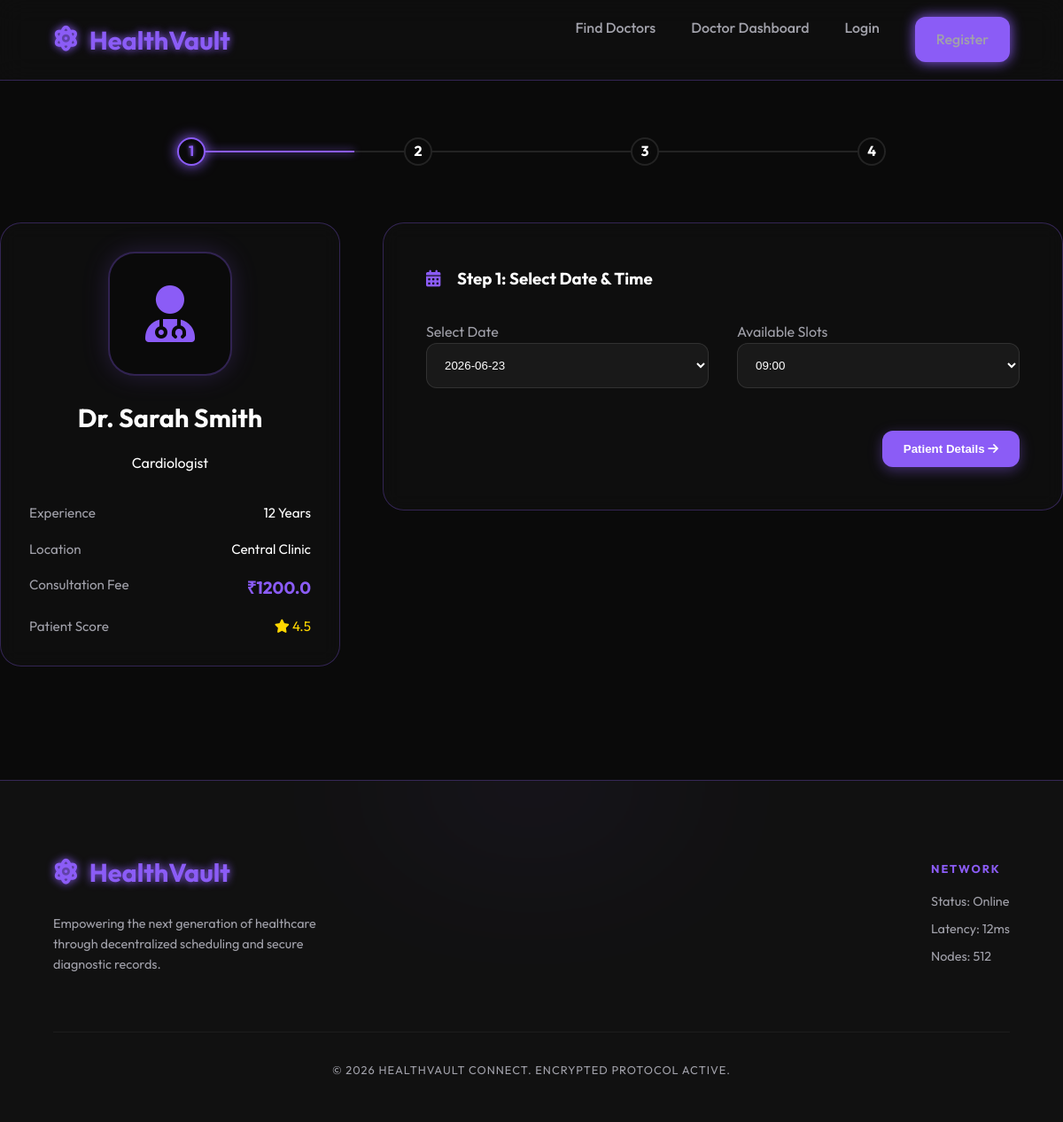
Screenshot of /doctor/1 with the database file from the repository.
### backend/models.py (models this page shows)
class Doctor(db.Model):
    id = db.Column(db.Integer, primary_key=True)
    user_id = db.Column(db.Integer, db.ForeignKey('user.id'), nullable=False)
    name = db.Column(db.String(100), nullable=False)
    specialization = db.Column(db.String(100), nullable=False)
    fee = db.Column(db.Float, nullable=False)
    location = db.Column(db.String(100), nullable=False)
    experience = db.Column(db.Integer, nullable=False)
    rating = db.Column(db.Float, default=4.5)

### backend/app.py (the view)
@app.route('/doctor/<int:doctor_id>')
def doctor_profile(doctor_id):
    doctor = Doctor.query.get_or_404(doctor_id)
    slots = []
    today = datetime.now()
    for i in range(1, 8):
        date_str = (today + timedelta(days=i)).strftime('%Y-%m-%d')
        blocked = [b.time_slot for b in BlockedSlot.query.filter_by(doctor_id=doctor_id, date=date_str).all()]
        booked = [a.time for a in Appointment.query.filter_by(doctor_id=doctor_id, date=date_str, status='Scheduled').all()]
        day_slots = []
        for hour in range(9, 17): # 9 AM to 5 PM
            time_str = f"{hour:02d}:00"
            if time_str not in blocked and time_str not in booked:
                day_slots.append(time_str)
        slots.append({'date': date_str, 'times': day_slots})
    return render_template('doctor_profile.html', doctor=doctor, slots=slots)

### frontend/templates/doctor_profile.html (shortened to what this page needs)
{% extends "layout.html" %}
{% block content %}
<div class="container" style="margin-top: 4rem;">
    <div style="max-width: 800px; margin: 0 auto 4rem; display: flex; justify-content: space-between; position: relative;">
        <div style="position: absolute; top: 15px; left: 0; width: 100%; height: 2px; background: rgba(255,255,255,0.1); z-index: 1;"></div>
        <div id="progress-bar" style="position: absolute; top: 15px; left: 0; width: 25%; height: 2px; background: var(--primary); z-index: 2; transition: width 0.5s ease; box-shadow: 0 0 10px var(--primary);"></div>
        <div class="step-indicator active" data-step="1" style="position: relative; z-index: 3; background: var(--bg-deep); width: 32px; height: 32px; border-radius: 50%; border: 2px solid var(--primary); display: flex; align-items: center; justify-content: center; font-weight: 700;">1</div>
        <div class="step-indicator" data-step="2" style="position: relative; z-index: 3; background: var(--bg-deep); width: 32px; height: 32px; border-radius: 50%; border: 2px solid rgba(255,255,255,0.1); display: flex; align-items: center; justify-content: center; font-weight: 700;">2</div>
        <div class="step-indicator" data-step="3" style="position: relative; z-index: 3; background: var(--bg-deep); width: 32px; height: 32px; border-radius: 50%; border: 2px solid rgba(255,255,255,0.1); display: flex; align-items: center; justify-content: center; font-weight: 700;">3</div>
        <div class="step-indicator" data-step="4" style="position: relative; z-index: 3; background: var(--bg-deep); width: 32px; height: 32px; border-radius: 50%; border: 2px solid rgba(255,255,255,0.1); display: flex; align-items: center; justify-content: center; font-weight: 700;">4</div>
    </div>
    <div class="grid" style="grid-template-columns: 1fr 2fr; gap: 3rem; align-items: start;">
        <div class="card" style="position: sticky; top: 120px;">
            <div style="text-align: center;">
                <div style="width: 140px; height: 140px; background: var(--bg-deep); border-radius: 30px; display: flex; align-items: center; justify-content: center; font-size: 4rem; color: var(--primary); border: 2px solid var(--border-glow); margin: 0 auto 1.5rem; box-shadow: 0 0 30px rgba(139, 92, 246, 0.2);">
                    <i class="fas fa-user-md"></i>
                </div>
                <h2 style="font-size: 1.8rem;">{{ doctor.name }}</h2>
                <p class="tag" style="margin: 1rem 0;">{{ doctor.specialization }}</p>
                <div style="text-align: left; margin-top: 2rem; display: flex; flex-direction: column; gap: 1rem; color: var(--text-dim); font-size: 0.95rem;">
                    <div style="display: flex; justify-content: space-between;"><span>Experience</span><span style="color: #fff;">{{ doctor.experience }} Years</span></div>
                    <div style="display: flex; justify-content: space-between;"><span>Location</span><span style="color: #fff;">{{ doctor.location }}</span></div>
                    <div style="display: flex; justify-content: space-between;"><span>Consultation Fee</span><span style="color: var(--primary); font-weight: 700; font-size: 1.2rem;">₹{{ doctor.fee }}</span></div>
                    <div style="display: flex; justify-content: space-between;"><span>Patient Score</span><span style="color: #FFD700;"><i class="fas fa-star"></i> {{ doctor.rating }}</span></div>
                </div>
            </div>
        </div>
        <div class="card booking-card" style="padding: 3rem;">
            <form action="{{ url_for('book_appointment') }}" method="POST" id="booking-form">
                <div class="wizard-step" id="step-1">
                    <h3 style="margin-bottom: 2rem;"><i class="fas fa-calendar-alt" style="color: var(--primary); margin-right: 15px;"></i> Step 1: Select Date & Time</h3>
                    <div style="display: grid; grid-template-columns: 1fr 1fr; gap: 2rem; margin-bottom: 3rem;">
                        <div class="form-group">
                            <label style="color: var(--text-dim); margin-bottom: 0.8rem;">Select Date</label>
                            <select name="date" class="form-control" id="date-select" required onchange="updateSlots()">
                                {% for day in slots %}
                                <option value="{{ day.date }}">{{ day.date }}</option>
                                {% endfor %}
                            </select>
                        </div>
                        <div class="form-group">
                            <label style="color: var(--text-dim); margin-bottom: 0.8rem;">Available Slots</label>
                            <select name="time" class="form-control" id="time-select" required>
                            </select>
                        </div>
                    </div>
                    <div style="text-align: right;">
                        <button type="button" class="btn btn-primary" onclick="nextStep(2)">Patient Details <i class="fas fa-arrow-right"></i></button>
                    </div>
                </div>
            </form>
        </div>
    </div>
</div>
{% endblock %}

### frontend/static/css/style.css (style rules this page uses)
:root { --bg-deep: #0A0A0A; --bg-card: #111111; --primary: #8B5CF6; --primary-glow: #A855F7; --accent: #C084FC; --text-main: #FFFFFF; --text-dim: #A1A1AA; --glass: rgba(17, 17, 17, 0.7); --border-glow: rgba(139, 92, 246, 0.3); --shadow-purple: 0 0 20px rgba(139, 92, 246, 0.2); --shadow-glow: 0 0 15px rgba(168, 85, 247, 0.4); }
* { margin: 0; padding: 0; box-sizing: border-box; }
body { font-family: 'Outfit', sans-serif; background-color: var(--bg-deep); color: var(--text-main); line-height: 1.6; overflow-x: hidden; }
.btn { padding: 0.8rem 1.5rem; border-radius: 12px; font-weight: 600; cursor: pointer; transition: all 0.3s ease; border: none; text-decoration: none; display: inline-block; }
.btn-primary { background: var(--primary); color: #fff; box-shadow: 0 4px 15px rgba(139, 92, 246, 0.4); }
.card { background: var(--glass); backdrop-filter: blur(10px); border: 1px solid var(--border-glow); border-radius: 24px; padding: 2rem; transition: all 0.4s cubic-bezier(0.175, 0.885, 0.32, 1.275); animation: slideUp 0.6s ease forwards; }
.booking-card { animation: none !important; transform: none !important; overflow: visible !important; }
.grid { display: grid; grid-template-columns: repeat(auto-fill, minmax(350px, 1fr)); gap: 2.5rem; }
.form-control { width: 100%; padding: 1rem; background: rgba(255, 255, 255, 0.05); border: 1px solid rgba(255, 255, 255, 0.1); border-radius: 12px; color: #fff; outline: none; transition: all 0.3s; }

### frontend/templates/doctor_profile.html (style rules this page uses)
.step-indicator.active { color: var(--primary); border-color: var(--primary); box-shadow: 0 0 15px var(--primary); text-shadow: 0 0 5px var(--primary); }

### rows the page displays
Doctor: name "Dr. Sarah Smith", specialization "Cardiologist", experience "12", location "Central Clinic", fee "1200.0", rating "4.5"

### other values shown
form field date "2026-06-23"
